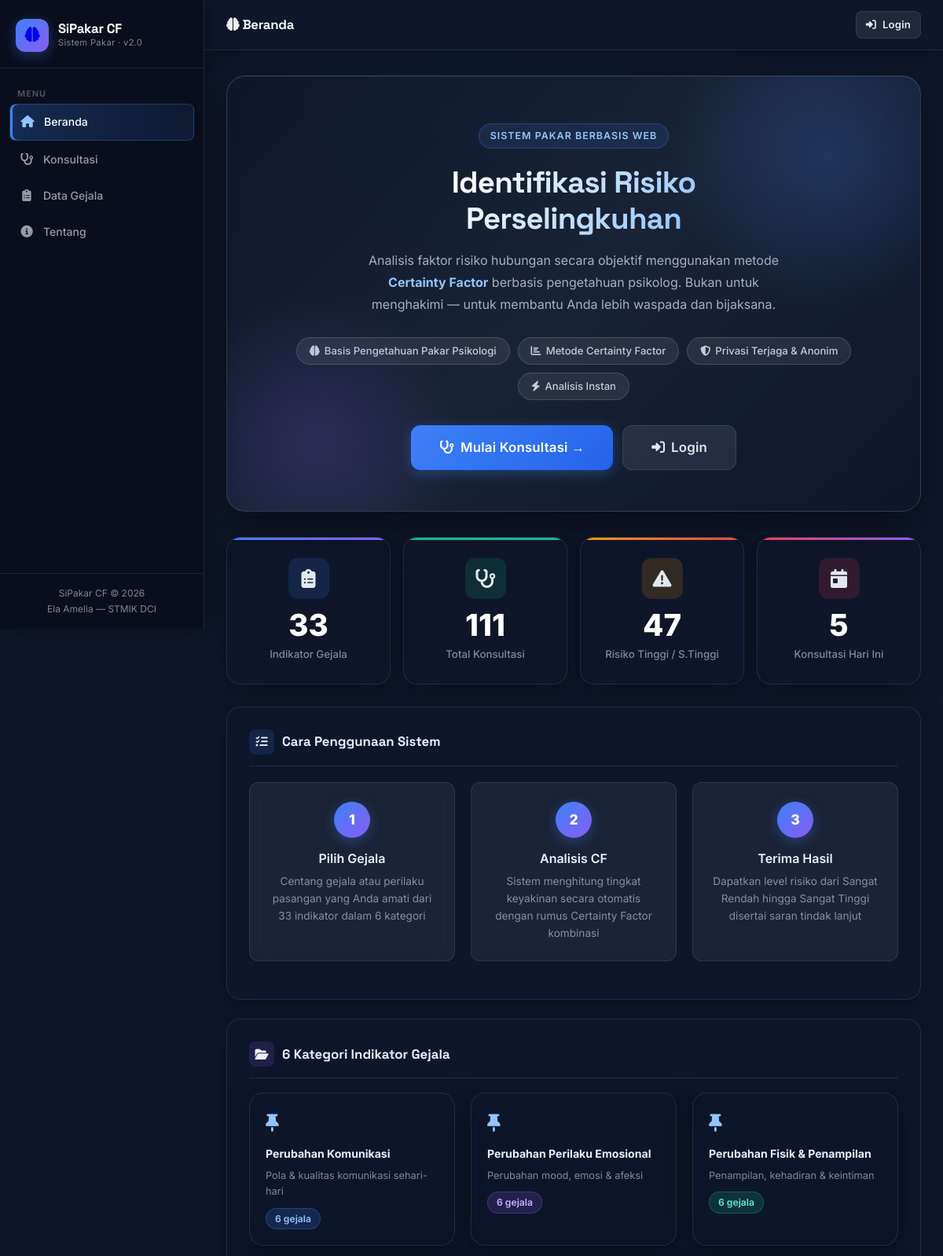
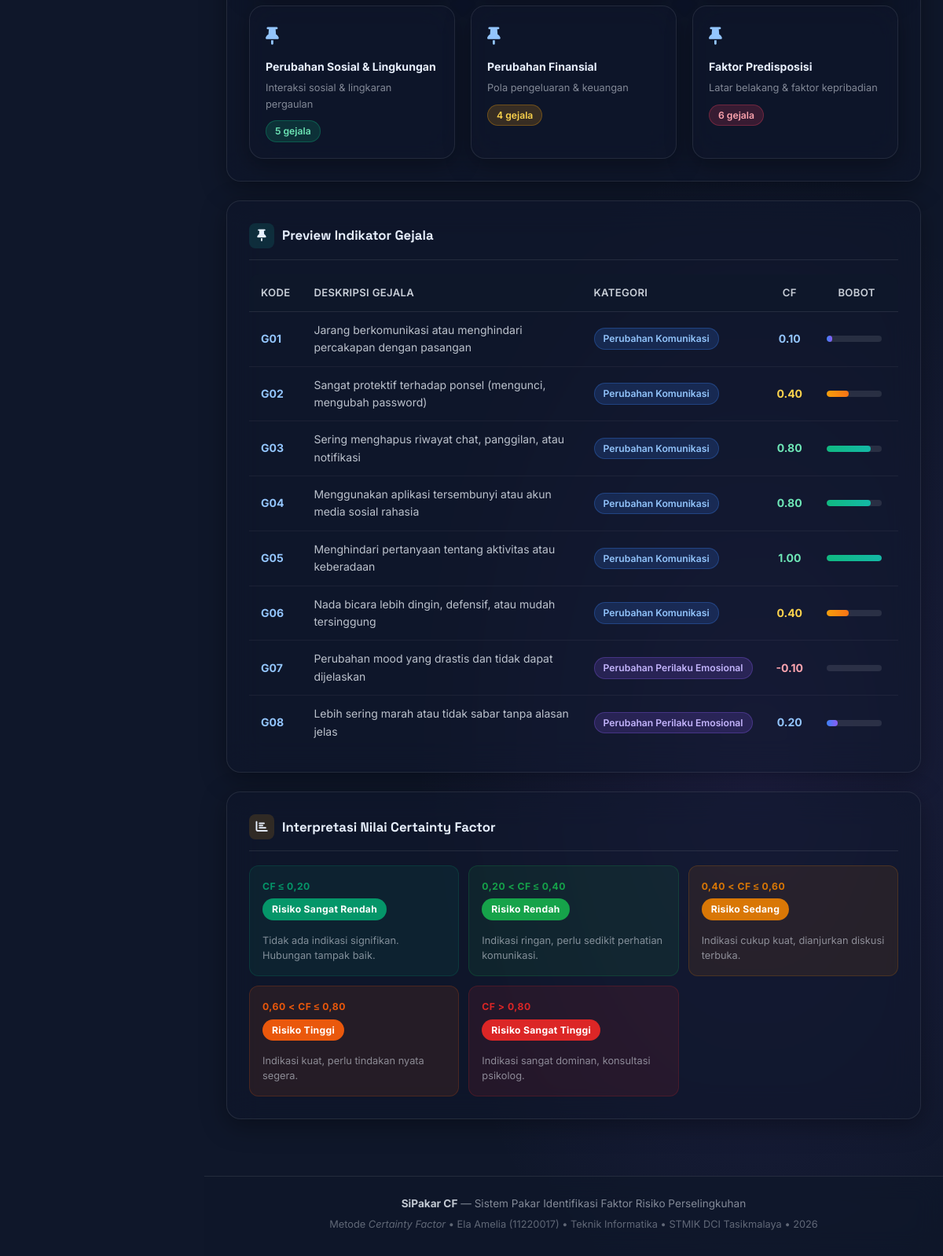
The page / on the database its author committed (2 pictures, top to bottom).
### tables this page shows
CREATE TABLE `gejala` (
  `id` int(11) NOT NULL AUTO_INCREMENT,
  `kode` varchar(10) NOT NULL,
  `nama` text NOT NULL,
  `kategori` varchar(80) NOT NULL,
  `mb` decimal(3,2) NOT NULL COMMENT 'Measure of Belief (0-1)',
  `md` decimal(3,2) NOT NULL COMMENT 'Measure of Disbelief (0-1)',
  `cf` decimal(4,2) NOT NULL COMMENT 'Certainty Factor = MB - MD',
  PRIMARY KEY (`id`),
  UNIQUE KEY `kode` (`kode`)
);

### index.php (the view, shortened to what this page needs)
<?php
require_once 'includes/config.php';
$totalGejala     = $conn->query("SELECT COUNT(*) AS n FROM gejala")->fetch_assoc()['n'];
$totalKonsultasi = $conn->query("SELECT COUNT(*) AS n FROM konsultasi")->fetch_assoc()['n'];
$totalTinggi     = $conn->query("SELECT COUNT(*) AS n FROM konsultasi WHERE level_risiko IN ('Risiko Tinggi','Risiko Sangat Tinggi')")->fetch_assoc()['n'];
$totalHariIni    = $conn->query("SELECT COUNT(*) AS n FROM konsultasi WHERE DATE(tanggal) = CURDATE()")->fetch_assoc()['n'];
require_once 'includes/header.php';
?>
<section class="hero animate-up">
    <div class="hero-eyebrow">Sistem Pakar Berbasis Web</div>
    <h1>Identifikasi Risiko<br>Perselingkuhan</h1>
    <p>
        Analisis faktor risiko hubungan secara objektif menggunakan metode
        <strong style="color:#93c5fd;">Certainty Factor</strong> berbasis pengetahuan psikolog.
        Bukan untuk menghakimi &mdash; untuk membantu Anda lebih waspada dan bijaksana.
    </p>
    <div class="hero-badges">
        <span class="badge-pill"><i class="fas fa-brain"></i> Basis Pengetahuan Pakar Psikologi</span>
        <span class="badge-pill"><i class="fas fa-chart-bar"></i> Metode Certainty Factor</span>
        <span class="badge-pill"><i class="fas fa-shield-alt"></i> Privasi Terjaga &amp; Anonim</span>
        <span class="badge-pill"><i class="fas fa-bolt"></i> Analisis Instan</span>
    </div>
    <div style="display:flex;gap:12px;justify-content:center;flex-wrap:wrap;">
        <a href="pages/konsultasi.php" class="btn btn-primary btn-lg">
            <i class="fas fa-stethoscope"></i> Mulai Konsultasi &rarr;
        </a>
        <?php if (!isUser() && !isAdmin()): ?>
        <a href="auth/login.php" class="btn btn-ghost btn-lg">
            <i class="fas fa-right-to-bracket"></i> Login
        </a>
        <?php endif; ?>
    </div>
</section>
<div class="grid-4">
    <div class="stat-card blue animate-up">
        <div class="stat-icon blue"><i class="fas fa-clipboard-list"></i></div>
        <div class="stat-number"><?= $totalGejala ?></div>
        <div class="stat-label">Indikator Gejala</div>
    </div>
    <div class="stat-card green animate-up" style="animation-delay:0.08s">
        <div class="stat-icon green"><i class="fas fa-stethoscope"></i></div>
        <div class="stat-number"><?= $totalKonsultasi ?></div>
        <div class="stat-label">Total Konsultasi</div>
    </div>
    <div class="stat-card amber animate-up" style="animation-delay:0.16s">
        <div class="stat-icon amber"><i class="fas fa-triangle-exclamation"></i></div>
        <div class="stat-number"><?= $totalTinggi ?></div>
        <div class="stat-label">Risiko Tinggi / S.Tinggi</div>
    </div>
    <div class="stat-card rose animate-up" style="animation-delay:0.24s">
        <div class="stat-icon rose"><i class="fas fa-calendar-day"></i></div>
        <div class="stat-number"><?= $totalHariIni ?></div>
        <div class="stat-label">Konsultasi Hari Ini</div>
    </div>
</div>
<div class="card animate-up" style="animation-delay:0.1s">
    <div class="card-title">
        <span class="title-icon" style="background:rgba(59,130,246,0.15);"><i class="fas fa-list-check"></i></span>
        Cara Penggunaan Sistem
    </div>
    <div class="steps">
        <div class="step">
            <div class="step-num">1</div>
            <h4>Pilih Gejala</h4>
            <p>Centang gejala atau perilaku pasangan yang Anda amati dari 33 indikator dalam 6 kategori</p>
        </div>
        <div class="step">
            <div class="step-num">2</div>
            <h4>Analisis CF</h4>
            <p>Sistem menghitung tingkat keyakinan secara otomatis dengan rumus Certainty Factor kombinasi</p>
        </div>
        <div class="step">
            <div class="step-num">3</div>
            <h4>Terima Hasil</h4>
            <p>Dapatkan level risiko dari Sangat Rendah hingga Sangat Tinggi disertai saran tindak lanjut</p>
        </div>
    </div>
</div>
<div class="card animate-up" style="animation-delay:0.15s">
    <div class="card-title">
        <span class="title-icon" style="background:rgba(139,92,246,0.15);"><i class="fas fa-folder-open"></i></span>
        6 Kategori Indikator Gejala
    </div>
    <div class="grid-3" style="margin-bottom:0;">
        <?php
        $kategoriInfo = [
            ['kat' => 'Perubahan Komunikasi',          'g' => 6,  'desc' => 'Pola & kualitas komunikasi sehari-hari'],
            ['kat' => 'Perubahan Perilaku Emosional',  'g' => 6,  'desc' => 'Perubahan mood, emosi & afeksi'],
            ['kat' => 'Perubahan Fisik & Penampilan',  'g' => 6,  'desc' => 'Penampilan, kehadiran & keintiman'],
            ['kat' => 'Perubahan Sosial & Lingkungan', 'g' => 5,  'desc' => 'Interaksi sosial & lingkaran pergaulan'],
            ['kat' => 'Perubahan Finansial',           'g' => 4,  'desc' => 'Pola pengeluaran & keuangan'],
            ['kat' => 'Faktor Predisposisi',           'g' => 6,  'desc' => 'Latar belakang & faktor kepribadian'],
        ];
        foreach ($kategoriInfo as $k):
        ?>
        <div class="card" style="margin-bottom:0;padding:20px;">
            <div style="font-size:1.4rem;margin-bottom:10px;color:#93c5fd;"><?= katIcon($k['kat']) ?></div>
            <div style="font-weight:700;font-size:0.88rem;color:#e8f0fe;margin-bottom:6px;"><?= $k['kat'] ?></div>
            <div style="color:var(--text-muted);font-size:0.80rem;margin-bottom:10px;"><?= $k['desc'] ?></div>
            <span class="<?= katClass($k['kat']) ?>"><?= $k['g'] ?> gejala</span>
        </div>
        <?php endforeach; ?>
    </div>
</div>
<div class="card animate-up" style="animation-delay:0.2s">
    <div class="card-title">
        <span class="title-icon" style="background:rgba(20,184,166,0.15);"><i class="fas fa-thumbtack"></i></span>
        Preview Indikator Gejala
    </div>
    <div class="table-wrap">
        <table>
            <thead>
                <tr>
                    <th>Kode</th>
                    <th>Deskripsi Gejala</th>
                    <th>Kategori</th>
                    <th class="td-center">CF</th>
                    <th class="td-center">Bobot</th>
                </tr>
            </thead>
            <tbody>
            <?php
            $result = $conn->query("SELECT * FROM gejala ORDER BY kode LIMIT 8");
            while ($row = $result->fetch_assoc()):
                $cfVal   = (float)$row['cf'];
                $barW    = max(0, min(100, $cfVal * 100));
                $barCls  = cfBarClass($cfVal);
            ?>
                <tr>
                    <td><strong style="color:#93c5fd;"><?= $row['kode'] ?></strong></td>
                    <td><?= htmlspecialchars($row['nama']) ?></td>
                    <td><span class="<?= katClass($row['kategori']) ?>"><?= htmlspecialchars($row['kategori']) ?></span></td>
                    <td class="td-center"><strong style="color:<?= $cfVal >= 0.7 ? '#6ee7b7' : ($cfVal >= 0.4 ? '#fcd34d' : ($cfVal < 0 ? '#fda4af' : '#93c5fd')) ?>;"><?= number_format($cfVal, 2) ?></strong></td>
                    <td class="td-center">
                        <div style="display:flex;align-items:center;justify-content:center;gap:6px;">
                            <div class="cf-bar-wrap"><div class="<?= $barCls ?>" style="width:<?= $barW ?>%"></div></div>
                        </div>
                    </td>
                </tr>
            <?php endwhile; ?>
            </tbody>
        </table>
    </div>
</div>
<div class="card animate-up" style="animation-delay:0.25s">
    <div class="card-title">
        <span class="title-icon" style="background:rgba(245,158,11,0.15);"><i class="fas fa-chart-bar"></i></span>
        Interpretasi Nilai Certainty Factor
    </div>
    <div class="grid-3" style="margin-bottom:0;gap:12px;">
        <?php
        $levels = [
            ['range' => 'CF &le; 0,20',        'level' => 'Risiko Sangat Rendah', 'color' => '#059669', 'rgb' => '5,150,105',   'desc' => 'Tidak ada indikasi signifikan. Hubungan tampak baik.'],
            ['range' => '0,20 &lt; CF &le; 0,40','level' => 'Risiko Rendah',       'color' => '#16a34a', 'rgb' => '22,163,74',   'desc' => 'Indikasi ringan, perlu sedikit perhatian komunikasi.'],
            ['range' => '0,40 &lt; CF &le; 0,60','level' => 'Risiko Sedang',       'color' => '#d97706', 'rgb' => '217,119,6',   'desc' => 'Indikasi cukup kuat, dianjurkan diskusi terbuka.'],
            ['range' => '0,60 &lt; CF &le; 0,80','level' => 'Risiko Tinggi',       'color' => '#ea580c', 'rgb' => '234,88,12',   'desc' => 'Indikasi kuat, perlu tindakan nyata segera.'],
            ['range' => 'CF &gt; 0,80',          'level' => 'Risiko Sangat Tinggi','color' => '#dc2626', 'rgb' => '220,38,38',   'desc' => 'Indikasi sangat dominan, konsultasi psikolog.'],
        ];
        foreach ($levels as $lv):
        ?>
        <div style="background:rgba(<?= $lv['rgb'] ?>,0.1);border:1px solid <?= $lv['color'] ?>33;border-radius:12px;padding:16px;">
            <div style="font-size:0.76rem;font-weight:700;letter-spacing:0.5px;color:<?= $lv['color'] ?>;margin-bottom:6px;text-transform:uppercase;"><?= $lv['range'] ?></div>
            <span class="risk-badge" style="background:<?= $lv['color'] ?>;margin-bottom:8px;"><?= $lv['level'] ?></span>
            <div style="font-size:0.80rem;color:var(--text-muted);margin-top:8px;line-height:1.5;"><?= $lv['desc'] ?></div>
        </div>
        <?php endforeach; ?>
    </div>
</div>
<?php require_once 'includes/footer.php'; ?>

### rows shown on the page
gejala: kode "G01", nama "Jarang berkomunikasi atau menghindari percakapan dengan pasangan", kategori "Perubahan Komunikasi", cf "0.10"
gejala: kode "G02", nama "Sangat protektif terhadap ponsel (mengunci, mengubah password)", kategori "Perubahan Komunikasi", cf "0.40"
gejala: kode "G03", nama "Sering menghapus riwayat chat, panggilan, atau notifikasi", kategori "Perubahan Komunikasi", cf "0.80"
gejala: kode "G04", nama "Menggunakan aplikasi tersembunyi atau akun media sosial rahasia", kategori "Perubahan Komunikasi", cf "0.80"
gejala: kode "G05", nama "Menghindari pertanyaan tentang aktivitas atau keberadaan", kategori "Perubahan Komunikasi", cf "1.00"
gejala: kode "G06", nama "Nada bicara lebih dingin, defensif, atau mudah tersinggung", kategori "Perubahan Komunikasi", cf "0.40"
gejala: kode "G07", nama "Perubahan mood yang drastis dan tidak dapat dijelaskan", kategori "Perubahan Perilaku Emosional", cf "-0.10"
gejala: kode "G08", nama "Lebih sering marah atau tidak sabar tanpa alasan jelas", kategori "Perubahan Perilaku Emosional", cf "0.20"

### other values the page prints
$topbarTitles[$activePage ?? ''] "Beranda"
$totalGejala "33"
$totalKonsultasi "111"
$totalTinggi "47"
$totalHariIni "5"
$k['kat'] "Perubahan Komunikasi"
$k['desc'] "Pola & kualitas komunikasi sehari-hari"
$k['g'] "6"
$k['kat'] "Perubahan Perilaku Emosional"
$k['desc'] "Perubahan mood, emosi & afeksi"
$k['kat'] "Perubahan Fisik & Penampilan"
$k['desc'] "Penampilan, kehadiran & keintiman"
$k['kat'] "Perubahan Sosial & Lingkungan"
$k['desc'] "Interaksi sosial & lingkaran pergaulan"
$k['g'] "5"
